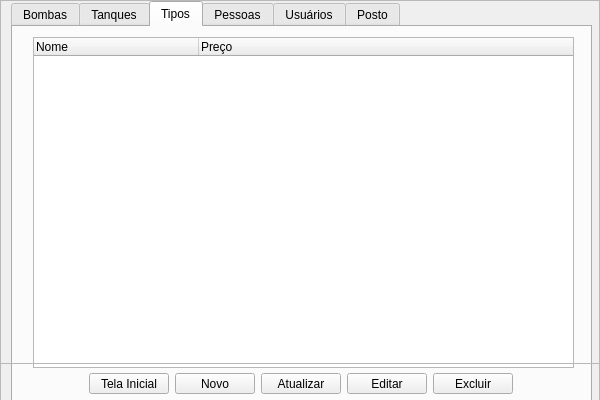
<?xml version="1.0" encoding="UTF-8"?>
<ui version="4.0">
 <class>Cadastros</class>
 <widget class="QWidget" name="Cadastros">
  <property name="geometry">
   <rect>
    <x>0</x>
    <y>0</y>
    <width>600</width>
    <height>400</height>
   </rect>
  </property>
  <property name="minimumSize">
   <size>
    <width>600</width>
    <height>400</height>
   </size>
  </property>
  <property name="maximumSize">
   <size>
    <width>600</width>
    <height>400</height>
   </size>
  </property>
  <property name="windowTitle">
   <string>GasGuardian</string>
  </property>
  <widget class="QFrame" name="ContainerTabs">
   <property name="geometry">
    <rect>
     <x>0</x>
     <y>0</y>
     <width>600</width>
     <height>401</height>
    </rect>
   </property>
   <property name="frameShape">
    <enum>QFrame::StyledPanel</enum>
   </property>
   <property name="frameShadow">
    <enum>QFrame::Raised</enum>
   </property>
   <widget class="QTabWidget" name="tabWidget">
    <property name="geometry">
     <rect>
      <x>11</x>
      <y>1</y>
      <width>581</width>
      <height>401</height>
     </rect>
    </property>
    <property name="layoutDirection">
     <enum>Qt::LeftToRight</enum>
    </property>
    <property name="tabPosition">
     <enum>QTabWidget::North</enum>
    </property>
    <property name="tabShape">
     <enum>QTabWidget::Rounded</enum>
    </property>
    <property name="currentIndex">
     <number>2</number>
    </property>
    <property name="movable">
     <bool>true</bool>
    </property>
    <widget class="QWidget" name="Bombas">
     <attribute name="title">
      <string>Bombas</string>
     </attribute>
     <widget class="QTableWidget" name="TableBombas">
      <property name="geometry">
       <rect>
        <x>20</x>
        <y>10</y>
        <width>541</width>
        <height>331</height>
       </rect>
      </property>
      <property name="showGrid">
       <bool>false</bool>
      </property>
      <property name="sortingEnabled">
       <bool>false</bool>
      </property>
      <attribute name="horizontalHeaderCascadingSectionResizes">
       <bool>false</bool>
      </attribute>
      <attribute name="horizontalHeaderDefaultSectionSize">
       <number>150</number>
      </attribute>
      <attribute name="horizontalHeaderStretchLastSection">
       <bool>true</bool>
      </attribute>
      <attribute name="verticalHeaderHighlightSections">
       <bool>true</bool>
      </attribute>
      <column>
       <property name="text">
        <string>Ativa</string>
       </property>
       <property name="textAlignment">
        <set>AlignLeading|AlignVCenter</set>
       </property>
      </column>
      <column>
       <property name="text">
        <string>Auto-Abastecimento</string>
       </property>
       <property name="textAlignment">
        <set>AlignLeading|AlignVCenter</set>
       </property>
      </column>
      <column>
       <property name="text">
        <string>Tipos de Combustível</string>
       </property>
       <property name="textAlignment">
        <set>AlignLeading|AlignVCenter</set>
       </property>
      </column>
     </widget>
    </widget>
    <widget class="QWidget" name="Tanques">
     <attribute name="title">
      <string>Tanques</string>
     </attribute>
     <widget class="QTableWidget" name="TanquesTable">
      <property name="geometry">
       <rect>
        <x>20</x>
        <y>10</y>
        <width>541</width>
        <height>331</height>
       </rect>
      </property>
      <property name="showGrid">
       <bool>false</bool>
      </property>
      <property name="sortingEnabled">
       <bool>false</bool>
      </property>
      <attribute name="horizontalHeaderCascadingSectionResizes">
       <bool>false</bool>
      </attribute>
      <attribute name="horizontalHeaderMinimumSectionSize">
       <number>15</number>
      </attribute>
      <attribute name="horizontalHeaderDefaultSectionSize">
       <number>122</number>
      </attribute>
      <attribute name="horizontalHeaderStretchLastSection">
       <bool>true</bool>
      </attribute>
      <attribute name="verticalHeaderHighlightSections">
       <bool>true</bool>
      </attribute>
      <column>
       <property name="text">
        <string>Tipo de Combustível</string>
       </property>
       <property name="textAlignment">
        <set>AlignLeading|AlignVCenter</set>
       </property>
      </column>
      <column>
       <property name="text">
        <string>Volume Atual</string>
       </property>
       <property name="textAlignment">
        <set>AlignLeading|AlignVCenter</set>
       </property>
      </column>
      <column>
       <property name="text">
        <string>Capacidade Máxima</string>
       </property>
       <property name="textAlignment">
        <set>AlignLeading|AlignVCenter</set>
       </property>
      </column>
      <column>
       <property name="text">
        <string>Porcentagem do Alerta</string>
       </property>
       <property name="textAlignment">
        <set>AlignLeading|AlignVCenter</set>
       </property>
      </column>
     </widget>
    </widget>
    <widget class="QWidget" name="Tipos">
     <attribute name="title">
      <string>Tipos</string>
     </attribute>
     <widget class="QTableWidget" name="TiposTable">
      <property name="geometry">
       <rect>
        <x>20</x>
        <y>10</y>
        <width>541</width>
        <height>331</height>
       </rect>
      </property>
      <property name="showGrid">
       <bool>false</bool>
      </property>
      <property name="sortingEnabled">
       <bool>false</bool>
      </property>
      <attribute name="horizontalHeaderDefaultSectionSize">
       <number>165</number>
      </attribute>
      <attribute name="horizontalHeaderShowSortIndicator" stdset="0">
       <bool>true</bool>
      </attribute>
      <attribute name="horizontalHeaderStretchLastSection">
       <bool>true</bool>
      </attribute>
      <column>
       <property name="text">
        <string>Nome</string>
       </property>
       <property name="textAlignment">
        <set>AlignLeading|AlignVCenter</set>
       </property>
      </column>
      <column>
       <property name="text">
        <string>Preço</string>
       </property>
       <property name="textAlignment">
        <set>AlignLeading|AlignVCenter</set>
       </property>
      </column>
     </widget>
    </widget>
    <widget class="QWidget" name="Pessoas">
     <attribute name="title">
      <string>Pessoas</string>
     </attribute>
     <widget class="QTableWidget" name="PessoasTable">
      <property name="geometry">
       <rect>
        <x>20</x>
        <y>10</y>
        <width>541</width>
        <height>331</height>
       </rect>
      </property>
      <property name="showGrid">
       <bool>false</bool>
      </property>
      <property name="sortingEnabled">
       <bool>false</bool>
      </property>
      <attribute name="horizontalHeaderDefaultSectionSize">
       <number>90</number>
      </attribute>
      <attribute name="horizontalHeaderStretchLastSection">
       <bool>true</bool>
      </attribute>
      <column>
       <property name="text">
        <string>Nome</string>
       </property>
       <property name="textAlignment">
        <set>AlignLeading|AlignVCenter</set>
       </property>
      </column>
      <column>
       <property name="text">
        <string>CPF</string>
       </property>
       <property name="textAlignment">
        <set>AlignLeading|AlignVCenter</set>
       </property>
      </column>
      <column>
       <property name="text">
        <string>Email</string>
       </property>
       <property name="textAlignment">
        <set>AlignLeading|AlignVCenter</set>
       </property>
      </column>
      <column>
       <property name="text">
        <string>Celular</string>
       </property>
       <property name="textAlignment">
        <set>AlignLeading|AlignVCenter</set>
       </property>
      </column>
      <column>
       <property name="text">
        <string>Usuário</string>
       </property>
       <property name="textAlignment">
        <set>AlignLeading|AlignVCenter</set>
       </property>
      </column>
      <column>
       <property name="text">
        <string>Gestor</string>
       </property>
       <property name="textAlignment">
        <set>AlignLeading|AlignVCenter</set>
       </property>
      </column>
     </widget>
    </widget>
    <widget class="QWidget" name="Usuarios">
     <attribute name="title">
      <string>Usuários</string>
     </attribute>
     <widget class="QTableWidget" name="UsuariosTable">
      <property name="geometry">
       <rect>
        <x>20</x>
        <y>10</y>
        <width>541</width>
        <height>331</height>
       </rect>
      </property>
      <property name="showGrid">
       <bool>false</bool>
      </property>
      <property name="sortingEnabled">
       <bool>false</bool>
      </property>
      <attribute name="horizontalHeaderDefaultSectionSize">
       <number>135</number>
      </attribute>
      <attribute name="horizontalHeaderShowSortIndicator" stdset="0">
       <bool>true</bool>
      </attribute>
      <attribute name="horizontalHeaderStretchLastSection">
       <bool>true</bool>
      </attribute>
      <column>
       <property name="text">
        <string>Login</string>
       </property>
       <property name="textAlignment">
        <set>AlignLeading|AlignVCenter</set>
       </property>
      </column>
      <column>
       <property name="text">
        <string>Senha</string>
       </property>
       <property name="textAlignment">
        <set>AlignLeading|AlignVCenter</set>
       </property>
      </column>
     </widget>
    </widget>
    <widget class="QWidget" name="Posto">
     <attribute name="title">
      <string>Posto</string>
     </attribute>
     <widget class="QTableWidget" name="PostoTable">
      <property name="geometry">
       <rect>
        <x>20</x>
        <y>10</y>
        <width>541</width>
        <height>331</height>
       </rect>
      </property>
      <property name="showGrid">
       <bool>false</bool>
      </property>
      <property name="sortingEnabled">
       <bool>false</bool>
      </property>
      <attribute name="horizontalHeaderDefaultSectionSize">
       <number>135</number>
      </attribute>
      <attribute name="horizontalHeaderShowSortIndicator" stdset="0">
       <bool>true</bool>
      </attribute>
      <attribute name="horizontalHeaderStretchLastSection">
       <bool>true</bool>
      </attribute>
      <column>
       <property name="text">
        <string>Nome</string>
       </property>
       <property name="textAlignment">
        <set>AlignLeading|AlignVCenter</set>
       </property>
      </column>
      <column>
       <property name="text">
        <string>Chave Pix</string>
       </property>
       <property name="textAlignment">
        <set>AlignLeading|AlignVCenter</set>
       </property>
      </column>
      <column>
       <property name="text">
        <string>CNPJ</string>
       </property>
       <property name="textAlignment">
        <set>AlignLeading|AlignVCenter</set>
       </property>
      </column>
     </widget>
    </widget>
   </widget>
  </widget>
  <widget class="QFrame" name="ContainerBotoes">
   <property name="geometry">
    <rect>
     <x>0</x>
     <y>363</y>
     <width>601</width>
     <height>41</height>
    </rect>
   </property>
   <property name="frameShape">
    <enum>QFrame::StyledPanel</enum>
   </property>
   <property name="frameShadow">
    <enum>QFrame::Raised</enum>
   </property>
   <layout class="QHBoxLayout" name="horizontalLayout_2">
    <item>
     <spacer name="horizontalSpacer_2">
      <property name="orientation">
       <enum>Qt::Horizontal</enum>
      </property>
      <property name="sizeHint" stdset="0">
       <size>
        <width>40</width>
        <height>20</height>
       </size>
      </property>
     </spacer>
    </item>
    <item>
     <widget class="QPushButton" name="TelaInicial">
      <property name="text">
       <string>Tela Inicial</string>
      </property>
      <property name="icon">
       <iconset>
        <normaloff>../../assets/home.svg</normaloff>../../assets/home.svg</iconset>
      </property>
     </widget>
    </item>
    <item>
     <widget class="QPushButton" name="NovoBtn">
      <property name="text">
       <string>Novo</string>
      </property>
      <property name="icon">
       <iconset>
        <normaloff>../../assets/new.svg</normaloff>../../assets/new.svg</iconset>
      </property>
     </widget>
    </item>
    <item>
     <widget class="QPushButton" name="AtualizarBtn">
      <property name="text">
       <string>Atualizar</string>
      </property>
      <property name="icon">
       <iconset>
        <normaloff>../../assets/refresh.svg</normaloff>../../assets/refresh.svg</iconset>
      </property>
     </widget>
    </item>
    <item>
     <widget class="QPushButton" name="EditarBtn">
      <property name="text">
       <string>Editar</string>
      </property>
      <property name="icon">
       <iconset>
        <normaloff>../../assets/edit.svg</normaloff>../../assets/edit.svg</iconset>
      </property>
     </widget>
    </item>
    <item>
     <widget class="QPushButton" name="ExcluirBtn">
      <property name="text">
       <string>Excluir</string>
      </property>
      <property name="icon">
       <iconset>
        <normaloff>../../assets/delete.svg</normaloff>../../assets/delete.svg</iconset>
      </property>
     </widget>
    </item>
    <item>
     <spacer name="horizontalSpacer_3">
      <property name="orientation">
       <enum>Qt::Horizontal</enum>
      </property>
      <property name="sizeHint" stdset="0">
       <size>
        <width>40</width>
        <height>20</height>
       </size>
      </property>
     </spacer>
    </item>
   </layout>
  </widget>
 </widget>
 <resources/>
 <connections/>
</ui>
